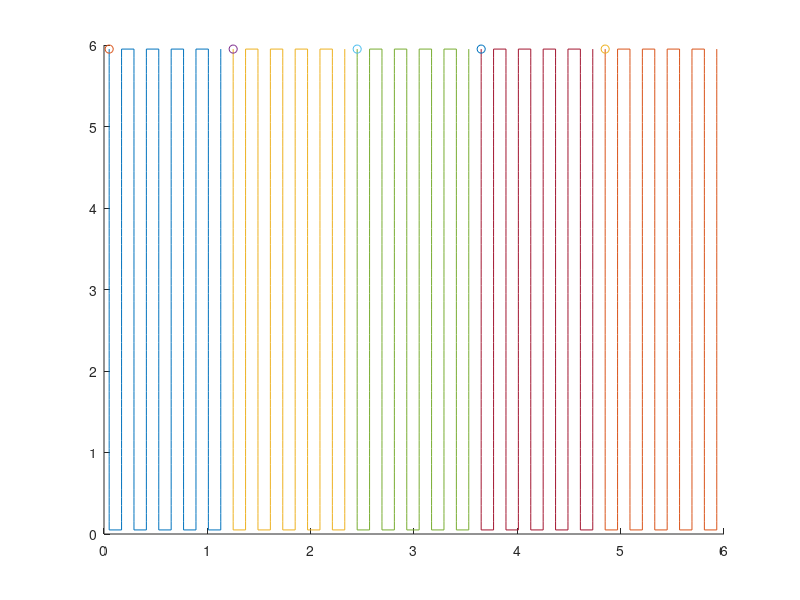

This figure's MATLAB source:
clc;
close all;
clear;

NoA = 5;
x = 0.05:0.12:5.95;
y = 0.05:0.1:5.95;

[X,Y] = meshgrid(x,y);
Y(:,1:2:length(x)) = flipud(Y(:,1:2:length(x)));

% Xm = reshape(X',[],1);
% Ym = reshape(Y',[],1);

Xm = reshape(X,numel(X)/NoA,[]);
Ym = reshape(Y,numel(X)/NoA,[]);

% figure(1); hold on;
% for row = 1:10
%     plot((X(row,:)),(Y(row,:)),'-');
%     plot((X(row,1)),(Y(row,1)),'o');
%     plot((X(row,end)),(Y(row,end)),'s');
% end
% axis([0 6 0 6]);

figure(2); hold on;
for noa = 1:NoA
    plot(Xm(:,noa),Ym(:,noa),'-');
    plot(Xm(1,noa),Ym(1,noa),'o');
end
axis([0 6 0 6]);

% Randagntpos = zeros(5,2,10);
% for runno = 1:10
%     Randagntpos(:,:,runno) = randi([1,119],5,2);
% end
% save('randpos.mat','Randagntpos');